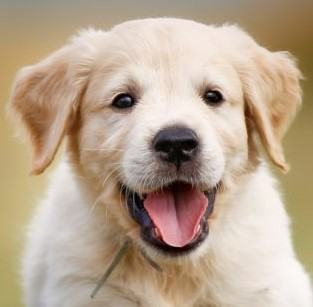
#> input picture assignment/assighment_1/pic_for_assignment/dog1.jpg, 313 x 307 px
$ jupyter execute assighment_1.ipynb   (shell and % lines are left out)
#> lines starting #> are read from the running program, lines starting #| are printed output that depends on the picture; long printed decimals are rounded
### assignment/assignment_1/src/helper_for_assign_1.py
import numpy as np
import pandas as pd
from scipy.special import kl_div
from math import sqrt, log, exp, pi
from random import uniform
import matplotlib.pyplot as plt


class helper_for_assign_1:

    @staticmethod
    def gmm_train(data, n_iter, verbose=False):
        best_gmm = None
        best_loglike = float("-inf")
        gmm = GMM_for_3_cluster(data)
        for _ in range(n_iter):
            try:
                # train
                gmm.iterate(verbose=verbose)
                if gmm.loglike > best_loglike:
                    best_loglike = gmm.loglike
                    best_gmm = gmm

            except (ZeroDivisionError, ValueError, RuntimeWarning): # Catch division errors from bad starts, and just throw them out...
                print("one less")
        return best_gmm, gmm

    @staticmethod
    def plot_gmm_mixture(gmm, data):
        Min_graph = min(data)
        Max_graph = max(data)
        x = np.linspace(Min_graph, Max_graph, 2000) # for ploting the Gaussian pdf

        # plot the data hist
        foo = plt.hist(data, bins=60, density=True, alpha=0.5)

        # plot Gaussian pdf line
        g_all = [gmm.pdf(e) for e in x]
        plt.plot(x, g_all, label='G mixture')

        g_1 = [gmm.g1.pdf(e) * gmm.m1 for e in x]
        plt.plot(x, g_1, label='G1', alpha=0.5)

        g_2 = [gmm.g2.pdf(e) * gmm.m2 for e in x]
        plt.plot(x, g_2, label='G2', alpha=0.5)

        g_3 = [gmm.g3.pdf(e) * gmm.m3 for e in x]
        plt.plot(x, g_3, label='G3', alpha=0.5)

        plt.legend(loc=1, prop={'size': 5})


    @staticmethod
    def cum_sum(l:list):
        res = []
        cur_sum = 0
        for val in l:
            cur_sum += val
            res.append(cur_sum)
        return res

    @staticmethod
    def combine_df(frame:list):
        df_combine = pd.concat(frame)
        df_combine = df_combine.reset_index()
        return df_combine

    @staticmethod
    def cluster_data_3d(x, y, z, sigma, n, cluster_name):
        x_tmp = np.random.normal(x, sigma, n)
        y_tmp = np.random.normal(y, sigma, n)
        z_tmp = np.random.normal(z, sigma, n)
        cluster = [cluster_name for _ in range(n)]
        df = pd.DataFrame(data=[x_tmp, y_tmp, z_tmp, cluster]).T
        df.columns = ['x', 'y', 'z', 'label']
        return df

    @staticmethod
    def kl_divergence(f1:list, f2:list):
        kl = kl_div(f1, f2)
        kl = sum(kl)
        return kl

    @staticmethod
    def js_divergence(f1:list, f2:list):

        foo1 = helper_for_assign_1.kl_divergence(f1, f2)
        foo2 = helper_for_assign_1.kl_divergence(f2, f1)
        return (foo1 + foo2) / 2


class Gaussian:
    "Model univariate Gaussian"
    def __init__(self, mu, sigma):
        #mean and standard deviation
        self.mu = mu
        self.sigma = sigma

    #probability density function
    def pdf(self, datum):
        "Probability of a data point given the current parameters"
        u = (datum - self.mu) / abs(self.sigma)
        return (1 / (sqrt(2 * pi) * abs(self.sigma))) * exp(-u * u / 2)

    def __repr__(self):
        return f'Gaussian({self.mu}, {self.sigma})'

class GMM_for_3_cluster:
    "GMM for three clusters"

    def __init__(self, data, sig_min=1, sig_max=1, m1=0.3, m2=0.3, m3=0.4):

        mu_min = min(data)
        mu_max = max(data)
        self.data = data
        self.g1 = Gaussian(uniform(mu_min, mu_max), uniform(sig_min, sig_max))
        self.g2 = Gaussian(uniform(mu_min, mu_max), uniform(sig_min, sig_max))
        self.g3 = Gaussian(uniform(mu_min, mu_max), uniform(sig_min, sig_max))
        self.m1 = m1
        self.m2 = m2
        self.m3 = m3

    def E(self):
        "Perform an E(stimation)-step, assign each point to gaussian 1 or 2 or 3 with a probability"
        # computer weights
        self.loglike = 0
        for datum in self.data:

            # init weight
            w1 = self.g1.pdf(datum) * self.m1
            w2 = self.g2.pdf(datum) * self.m2
            w3 = self.g3.pdf(datum) * self.m3

            # compute denominator
            d = w1 + w2 + w3

            # normalized the weight
            w1 /= d
            w2 /= d
            w3 /= d

            # add into loglike
            self.loglike += log(d)

            # yield
            yield(w1, w2, w3)

    def M(self, weights):
        "Perform an M step"
        # compute denominators
        (w1, w2, w3) = zip(*weights)
        den1 = sum(w1)
        den2 = sum(w2)
        den3 = sum(w3)

        # compute new mean
        self.g1.mu = sum(w * d for (w, d) in zip(w1, self.data)) / den1
        self.g2.mu = sum(w * d for (w, d) in zip(w2, self.data)) / den2
        self.g3.mu = sum(w * d for (w, d) in zip(w3, self.data)) / den3

        # compute new sigma
        foo = sum(w * ((d - self.g1.mu) ** 2) for (w, d) in zip(w1, self.data)) / den1
        self.g1.sigma = sqrt(foo)

        foo = sum(w * ((d - self.g2.mu) ** 2) for (w, d) in zip(w2, self.data)) / den2
        self.g2.sigma = sqrt(foo)

        foo = sum(w * ((d - self.g3.mu) ** 2) for (w, d) in zip(w3, self.data)) / den3
        self.g3.sigma = sqrt(foo)

        # compute new mix ratio
        self.m1 = den1 / len(self.data)
        self.m2 = den2 / len(self.data)
        self.m3 = 1 - (self.m1 + self.m2)

    def iterate(self, N=1, verbose=False):
        "Perform N iterations, then computer log-likeihood"
        for i in range(1, N+1):
            self.M(self.E())
            if verbose:
                print(f'{i} {self}')
        self.E()

    def pdf(self, datum):

        p1 = self.m1 * self.g1.pdf(datum)
        p2 = self.m2 * self.g2.pdf(datum)
        p3 = self.m3 * self.g3.pdf(datum)

        return p1 + p2 + p3

    def __repr__(self):
        return f'GMM({self.g1}, {self.g2}, {self.g3}, {self.m1}, {self.m2}, {self.m3})'

    def __str__(self) -> str:
        return f'Mixture: {self.g1}, {self.g2}, {self.g3}, {self.m1}, {self.m2}, {self.m3}'

### assignment/assighment_1/assighment_1.ipynb
# For Assighment_1

[cell 1]
# import package block
import os
import sys
sys.path.append('./src/')
from PIL import Image, ImageOps
import numpy as np
import pandas as pd
import matplotlib.pyplot as plt
from scipy.special import kl_div
from scipy.stats import kstest
import seaborn as sns
sns.set_style("white")

from helper_for_assign_1 import *
helper = helper_for_assign_1()

# Task 1

#### problem 1

[cell 2]
# prepare two images that are fairly similar
# open pic
# resize
# show size
img1 = Image.open('./pic_for_assignment/dog1.jpg')
#> img1 is the input picture: PIL image 313x307 RGB; mean R, G, B 185.9, 166, 144.3
img1 = img1.resize((100, 100))
#> img1: PIL image 100x100 RGB
img1 = ImageOps.grayscale(img1)
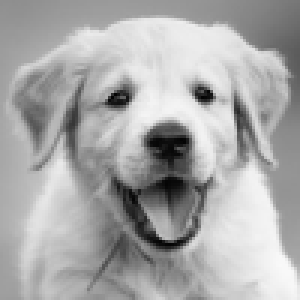
#> img1: PIL image 100x100 L (shown 3 times larger); min 3, max 249, mean 169.5
print('dog1')
print(img1.size)
#| (100, 100)
display(img1)

img2 = Image.open('./pic_for_assignment/dog2.jpg')
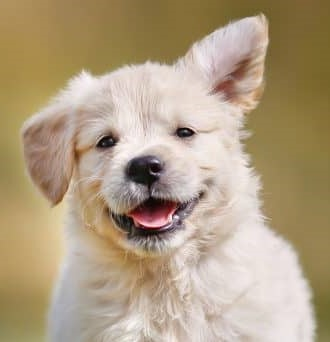
#> input picture assignment/assighment_1/pic_for_assignment/dog2.jpg, 330 x 342 px
#> img2 is the input picture: PIL image 330x342 RGB; mean R, G, B 177.5, 158.9, 130.9
img2 = img2.resize((100, 100))
#> img2: PIL image 100x100 RGB
img2 = ImageOps.grayscale(img2)
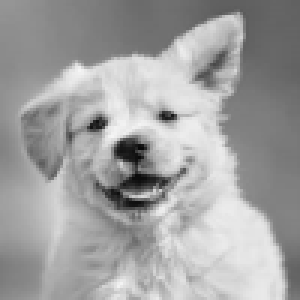
#> img2: PIL image 100x100 L (shown 3 times larger); min 9, max 245, mean 161.2
print('dog2')
print(img2.size)
#| (100, 100)
display(img2)

img3 = Image.open('./pic_for_assignment/dog3.jpg')
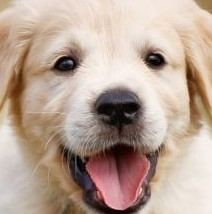
#> input picture assignment/assighment_1/pic_for_assignment/dog3.jpg, 212 x 214 px
#> img3 is the input picture: PIL image 212x214 RGB; mean R, G, B 185.8, 164.6, 150.6
img3 = img3.resize((100, 100))
#> img3: PIL image 100x100 RGB
img3 = ImageOps.grayscale(img3)
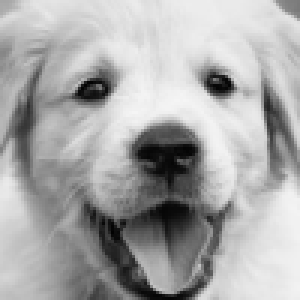
#> img3: PIL image 100x100 L (shown 3 times larger); min 2, max 245, mean 169.4
print('dog3')
print(img3.size)
#| (100, 100)
display(img3)

##### problem 2

[cell 3]
# Draw a histogram of each image in the previous task is somehow the
# distribution of the image. Plot the histogram of each image.

# image to numpy
# flatten the array
np1 = np.array(img1)
np1 = np1.flatten()
#> np1 = 10000 values, max 249 at index 8893, min 3 at index 4660, mean 169.5

np2 = np.array(img2)
np2 = np2.flatten()
#> np2 = 10000 values, max 245 at index 2326, min 9 at index 4946, mean 161.2

# do the hist
n_bin = 30

plt.subplot(1, 2, 1)
c1, e1, b1 = plt.hist(np1, bins=n_bin)
#> c1 = 30 values, max 779 at index 18, min 39 at index 3, mean 333.3; e1 = 31 values from 3 to 249; b1 = 30 items
plt.title('hist for dog1')
f1 = c1 / (100*100)
#> f1 = 30 values, max 0.0779 at index 18, min 0.0039 at index 3, mean 0.0333

plt.subplot(1, 2, 2)
c2, e2, b2 = plt.hist(np2, bins=n_bin)
#> c2 = 30 values, max 909 at index 15, min 17 at index 0, mean 333.3; e2 = 31 values from 9 to 245; b2 = 30 items
f2 = c2 / (100*100)
#> f2 = 30 values, max 0.0909 at index 15, min 0.0017 at index 0, mean 0.0333
plt.title('hist for dog2')

# print the count of each bin
print('frequency of each bins')
df = pd.DataFrame(data=[f1, f2]).T
#> df = table of 30 rows and 2 columns
df.columns = ['dog1', 'dog2']
display(df.head())
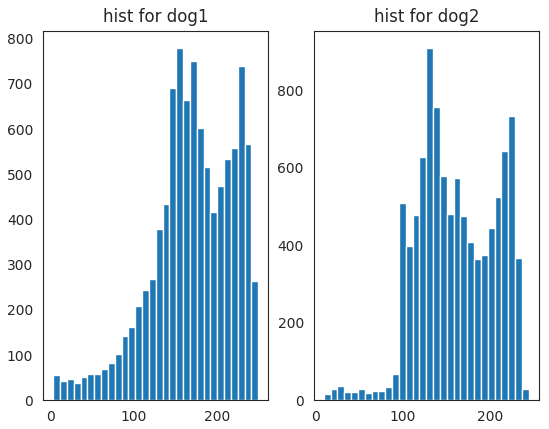
#> figure drawn by matplotlib, 2 panels; panel 1: tallest bar 779 high, from x = 150.6 to 158.8; panel 2: tallest bar 909 high, from x = 127 to 134.9

##### problem 3

[cell 4]
# Compare the distributions between both images with Kolmogorov-Smirnov, KL-Divergence, and JS-Divergence.

#  Kolmogorov-Smirnov
cum1 = helper.cum_sum(f1)
#> the loop in cum_sum, `for val in l:` made 30 passes
#> (val, cur_sum) on passes 1 to 12: (0.0055, 0.0055), (0.0043, 0.0098), (0.0047, 0.0145), (0.0039, 0.0184), (0.0051, 0.0235), (0.0059, 0.0294), (0.0058, 0.0352), (0.0069, 0.0421), (0.0083, 0.0504), (0.0103, 0.0607), (0.0141, 0.0748), (0.0162, 0.091)
#> after the loop in cum_sum, `for val in l:`: cur_sum = 1; res = 30 values from 0.0055 to 1
#> cum1 = 30 values from 0.0055 to 1
cum2 = helper.cum_sum(f2)
#> the loop in cum_sum (call 2), `for val in l:` made 30 passes
#> (val, cur_sum) on passes 1 to 12: (0.0017, 0.0017), (0.0029, 0.0046), (0.0037, 0.0083), (0.0022, 0.0105), (0.0022, 0.0127), (0.0028, 0.0155), (0.0019, 0.0174), (0.0023, 0.0197), (0.0023, 0.022), (0.0034, 0.0254), (0.0067, 0.0321), (0.0508, 0.0829)
#> cum2 = 30 values from 0.0017 to 1
x = list(range(len(cum1)))
#> x = 30 values from 0 to 29

fig = plt.figure()
plt.plot(x, cum1, color='blue', label='dog1')
plt.plot(x, cum2, color='red', label='dog2')
plt.legend()
plt.title('CDF of dog1 and dog2 for Kolmogoroc-Smirnov')
plt.show()
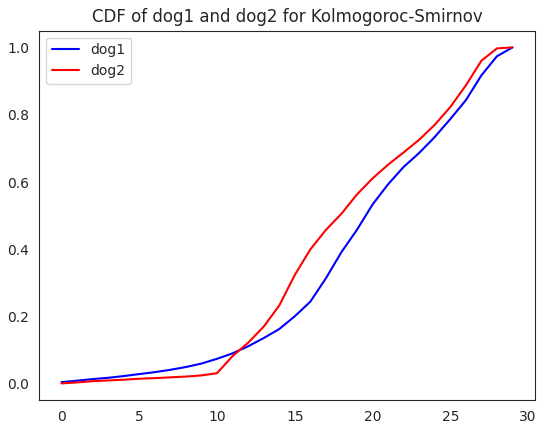
#> figure drawn by matplotlib, 1 panel; curve peaks at x = 29, y = 1; curve peaks at x = 29, y = 1

ks = kstest(f1, f2)
#> ks = (0.367, 0.0346)
print(f'{ks}')
#| KstestResult(statistic=0.3667, pvalue=0.03458, statistic_location=0.0037, statistic_sign=-1)


# KL-Divergence
kl = helper.kl_divergence(f1, f2)
#> in kl_divergence, `kl = kl_div(f1, f2)`: kl = 30 values, max 0.034 at index 29, min 2.45e-06 at index 27, mean 0.0052
#> in kl_divergence, `kl = sum(kl)`: kl = 0.156
#> kl = 0.156
print(f'KL-Divergence is {kl}')
#| KL-Divergence is 0.156

# JS-Divergence
js = helper.js_divergence(f1, f2)
#> in js_divergence, `foo2 = helper_for_assign_1.kl_divergence(f2, f1)`: foo2 = 0.151
#> js = 0.154
print(f'JS-divergence is {js}')
#| JS-divergence is 0.1536

# Task 2

##### problem 1

[cell 5]
# Create a random dataset in 3D space that has 3 clusters.
# define the three centers
c1 = (20, 20, 20)
c2 = (10, 10, 10)
c3 = (5, 5, 5)
sigma = (3, 1, 2)

# create three random dataset based on c1, c2, c3
n = 1000
# c1
df1 = helper.cluster_data_3d(c1[0], c1[1], c1[2], sigma[0], n, 'c1')
# c2
df2 = helper.cluster_data_3d(c2[0], c2[1], c2[2], sigma[1], n, 'c2')
# c3
df3 = helper.cluster_data_3d(c3[0], c3[1], c3[2], sigma[2], n,'c3')
# combine the df
frames = [df1, df2, df3]
df_combine = helper.combine_df(frames)
display(df_combine)


# display the dataset
fig = plt.figure(figsize = (8, 8))
ax = plt.axes(projection = '3d')
group = set(df_combine.label)
for g in group:
    df_filter = df_combine[df_combine.label == g]
    ax.scatter3D(df_filter.x, df_filter.y, df_filter.z,
                label=g,
                alpha=0.5,
                marker='o')
ax.legend()
plt.title('3D 3 clusters plot')


# plot for each axis
fig = plt.figure(figsize=(13, 5))
plt.subplot(1, 3, 1)
# x axis
f_x = plt.hist(df_combine.x, bins=60, density=True)
plt.title('X axis')
# y axis
plt.subplot(1, 3, 2)
f_y = plt.hist(df_combine.y, bins=60, density=True)
plt.title('Y axis')
# z axis
plt.subplot(1, 3, 3)
f_z = plt.hist(df_combine.z, bins=60, density=True)
plt.title('Z axis')
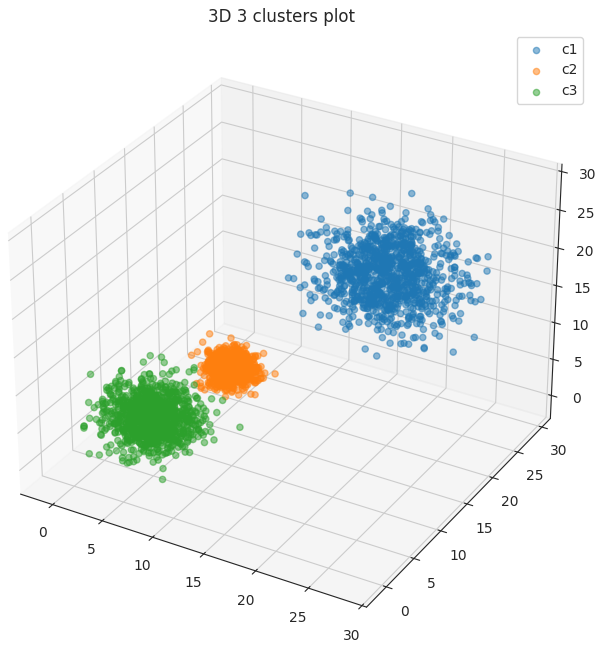
#> figure drawn by matplotlib, 1 panel
#> figure, not shown here; panel 1: tallest bar 0.131 high, from x = 9.16 to 9.65; panel 2: tallest bar 0.136 high, from x = 9.52 to 10.03; panel 3: tallest bar 0.144 high, from x = 9.9 to 10.4

#### problem 2

[cell 6]
# By using Expectation Maximization algorithms, try to implement
# Gaussian Mixture Modeling (GMM) clustering algorithm and cluster
# these data correctly.

# show true distribution
print(f"c1 is x=({c1[0]}, {sigma[0]}), y=({c1[1]}, {sigma[0]}), z=({c1[2]}, {sigma[0]})")
print(f"c2 is x=({c2[0]}, {sigma[1]}), y=({c2[1]}, {sigma[1]}), z=({c2[2]}, {sigma[1]})")
print(f"c3 is x=({c3[0]}, {sigma[2]}), y=({c3[1]}, {sigma[2]}), z=({c3[2]}, {sigma[2]})")


# gmm
n_iter = 30
# for x axis
data = df_combine.x
best_gmm_x, last_gmm = helper.gmm_train(data, n_iter, verbose=False)
print()
print('X axis')
print(f'({best_gmm_x.g1.mu:.2f}, {best_gmm_x.g1.sigma:.2f}), ({best_gmm_x.g2.mu:.2f}, {best_gmm_x.g2.sigma:.2f}), ({best_gmm_x.g3.mu:.2f}, {best_gmm_x.g3.sigma:.2f})')

# for y axis
data = df_combine.y
best_gmm_y, last_gmm = helper.gmm_train(data, n_iter, verbose=False)
print()
print('Y axis')
print(f'({best_gmm_x.g1.mu:.2f}, {best_gmm_x.g1.sigma:.2f}), ({best_gmm_x.g2.mu:.2f}, {best_gmm_x.g2.sigma:.2f}), ({best_gmm_x.g3.mu:.2f}, {best_gmm_x.g3.sigma:.2f})')

# for z axis
data = df_combine.z
best_gmm_z, last_gmm = helper.gmm_train(data, n_iter, verbose=False)
print()
print('Z axis')
print(f'({best_gmm_x.g1.mu:.2f}, {best_gmm_x.g1.sigma:.2f}), ({best_gmm_x.g2.mu:.2f}, {best_gmm_x.g2.sigma:.2f}), ({best_gmm_x.g3.mu:.2f}, {best_gmm_x.g3.sigma:.2f})')

[cell 7]
# plot out the result
# plot x axis mixture
fig = plt.figure(figsize=(10, 5))
plt.subplot(1, 3, 1)
helper.plot_gmm_mixture(best_gmm_x, df_combine.x)
plt.title('X AXIS')

# plot y axis mixture
plt.subplot(1, 3, 2)
helper.plot_gmm_mixture(best_gmm_y, df_combine.x)
plt.title('Y AXIS')

# ploy z axis mixture
plt.subplot(1, 3, 3)
helper.plot_gmm_mixture(best_gmm_z, df_combine.x)
plt.title('Z AXIS')
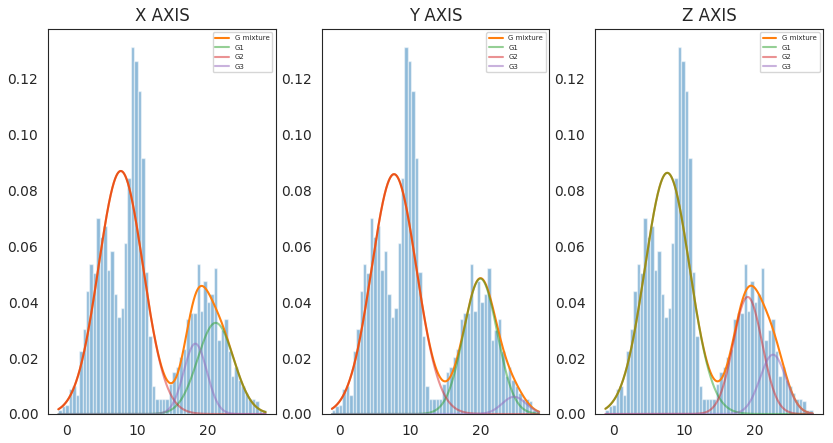
#> figure drawn by matplotlib, 3 panels; panel 1: tallest bar 0.131 high, from x = 9.16 to 9.65; panel 1: curve peaks at x = 7.72, y = 0.087; panel 1: curve peaks at x = 21.19, y = 0.0326; panel 1: curve peaks at x = 7.72, y = 0.087

#### problem3

[cell 8]
# You should visualize at least two E and M steps in between
# take X AXIS data as demonstration

data = df_combine.x
n_iter = 20
gmm = GMM_for_3_cluster(data)

fig = plt.figure(figsize=(13, 5))
plt.subplot(1, 3, 1)
helper.plot_gmm_mixture(gmm, data)
plt.title("before iteration")


plt.subplot(1, 3, 2)
helper.plot_gmm_mixture(gmm, data)
for i in range(n_iter):
    plt.subplot(1, 3, 2)
    gmm.iterate(verbose=False)
    helper.plot_gmm_mixture(gmm, data)
plt.title('iteration process')
plt.legend('', frameon='False')

plt.subplot(1, 3, 3)
helper.plot_gmm_mixture(gmm, data)
plt.title('final iteration')
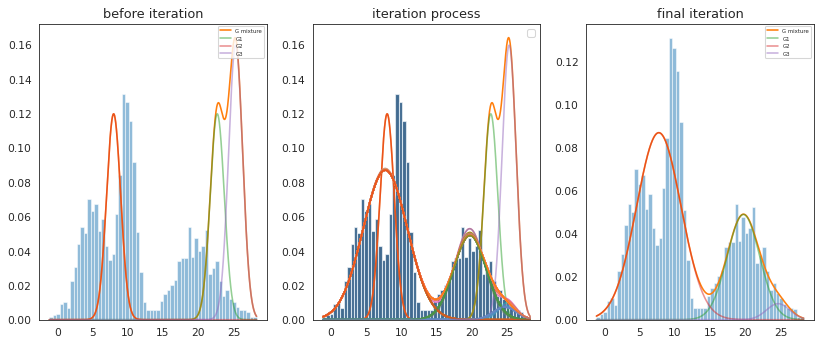
#> figure drawn by matplotlib, 3 panels; panel 1: tallest bar 0.131 high, from x = 9.16 to 9.65; panel 1: curve peaks at x = 25.22, y = 0.164; panel 1: curve peaks at x = 22.7, y = 0.12; panel 1: curve peaks at x = 7.99, y = 0.12
